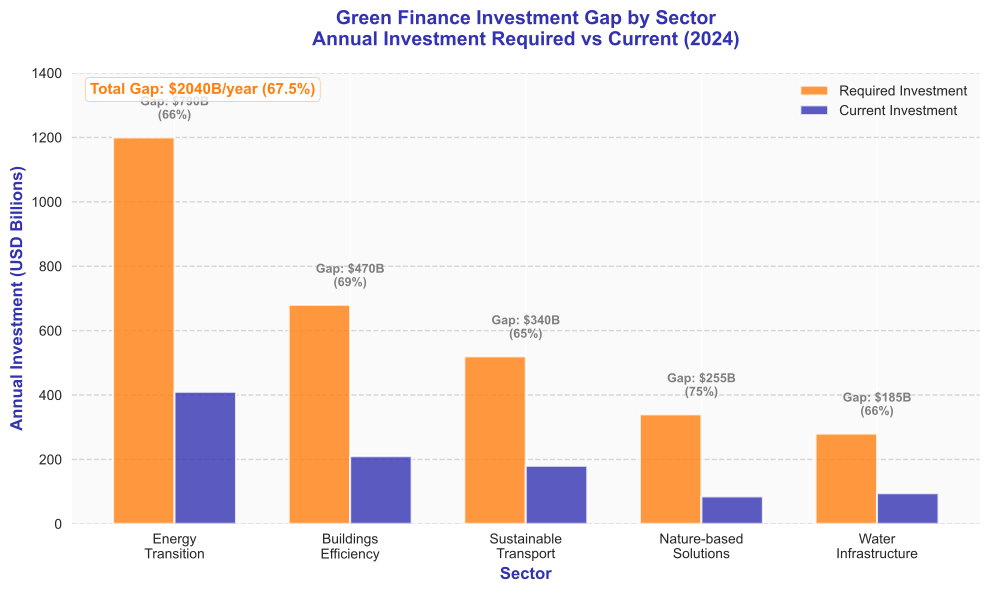

The Python source for this figure:
import matplotlib.pyplot as plt
import numpy as np

# CRITICAL: Template colors
COLORS = {
    'primary': '#3333B2',    # mlpurple
    'secondary': '#ADADE0',  # mllavender
    'success': '#2CA02C',    # mlgreen
    'warning': '#FF7F0E',    # mlorange
    'neutral': '#7F7F7F'     # mlgray
}

def generate_investment_gap_chart():
    """
    Investment gap analysis showing current green finance vs required for climate goals.
    Demonstrates the massive funding gap that needs to be closed.
    """
    plt.style.use('seaborn-v0_8')
    fig, ax = plt.subplots(figsize=(10, 6))

    # Data: Annual investment required vs current (USD billions)
    categories = ['Energy\nTransition', 'Buildings\nEfficiency', 'Sustainable\nTransport',
                  'Nature-based\nSolutions', 'Water\nInfrastructure']
    required = [1200, 680, 520, 340, 280]  # What's needed annually
    current = [410, 210, 180, 85, 95]      # Current annual investment

    x = np.arange(len(categories))
    width = 0.35

    # Create bars
    bars1 = ax.bar(x - width/2, required, width, label='Required Investment',
                   color=COLORS['warning'], alpha=0.8, edgecolor='white', linewidth=1.5)
    bars2 = ax.bar(x + width/2, current, width, label='Current Investment',
                   color=COLORS['primary'], alpha=0.8, edgecolor='white', linewidth=1.5)

    # Add gap annotations
    for i in range(len(categories)):
        gap = required[i] - current[i]
        gap_pct = (gap / required[i]) * 100
        ax.text(i, required[i] + 50, f'Gap: ${gap}B\n({gap_pct:.0f}%)',
                ha='center', va='bottom', fontsize=9, color=COLORS['neutral'],
                fontweight='bold')

    # Styling
    ax.set_xlabel('Sector', fontsize=12, fontweight='bold', color=COLORS['primary'])
    ax.set_ylabel('Annual Investment (USD Billions)', fontsize=12, fontweight='bold',
                  color=COLORS['primary'])
    ax.set_title('Green Finance Investment Gap by Sector\nAnnual Investment Required vs Current (2024)',
                 fontsize=14, fontweight='bold', color=COLORS['primary'], pad=20)

    ax.set_xticks(x)
    ax.set_xticklabels(categories, fontsize=10)
    ax.legend(loc='upper right', fontsize=10, framealpha=0.9)

    # Grid and background
    ax.grid(True, alpha=0.3, linestyle='--', axis='y', color=COLORS['neutral'])
    ax.set_facecolor('#FAFAFA')
    fig.patch.set_facecolor('white')

    # Set y-axis limit
    ax.set_ylim(0, 1400)

    # Add total gap text
    total_required = sum(required)
    total_current = sum(current)
    total_gap = total_required - total_current
    gap_pct = (total_gap / total_required) * 100

    ax.text(0.02, 0.98, f'Total Gap: ${total_gap}B/year ({gap_pct:.1f}%)',
            transform=ax.transAxes, fontsize=11, fontweight='bold',
            va='top', ha='left', color=COLORS['warning'],
            bbox=dict(boxstyle='round', facecolor='white', alpha=0.8, edgecolor=COLORS['warning']))

    plt.tight_layout()

    # Save as PDF
    output_path = 'charts/week1/11_investment_gap/11_investment_gap.pdf'
    plt.savefig(output_path, format='pdf', dpi=300, bbox_inches='tight', facecolor='white')
    print(f"Chart saved: {output_path}")
    plt.close()

if __name__ == "__main__":
    generate_investment_gap_chart()
